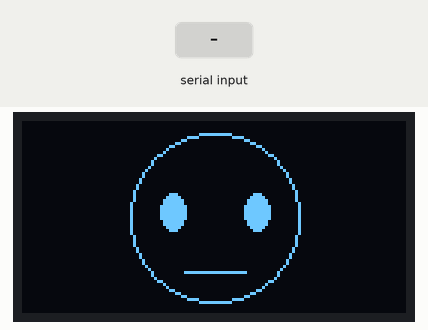
Recording of a sketch running on a simulated ESP32. Shown: 128×64 one-colour display. The inputs (shaded band) are chosen by the test bench. What the sketch prints to the serial monitor is not drawn.

Above: at 1.2 s.
1.3 s: "H" received over the second serial link
At 2.3 s:
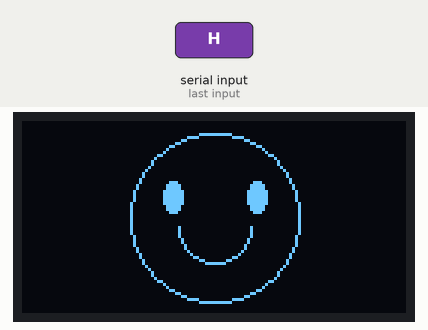
2.8 s: "Z" received over the second serial link
At 3.4 s:
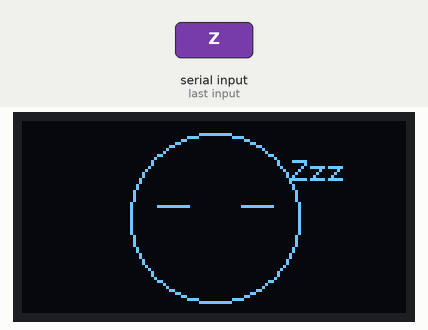
4.3 s: "D" received over the second serial link
At 5.5 s:
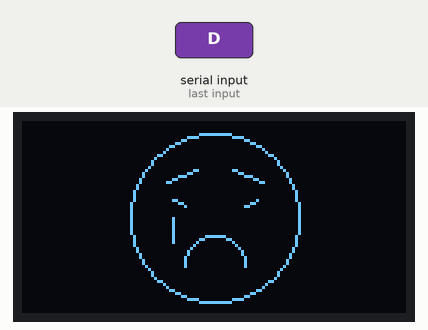
5.8 s: "G" received over the second serial link
At 6.9 s:
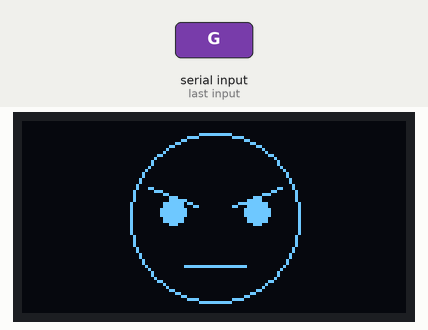
8.8 s: "E" received over the second serial link
At 9.2 s:
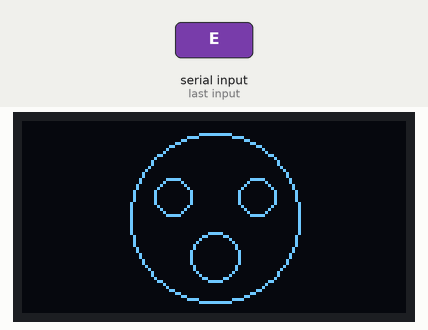
Timing chart, 0 to 11.3 s (numbered marks = the images above; inputs shaded):
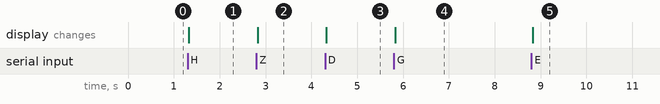

The sketch:

huminew.ino
```cpp
#include <WiFi.h>
#include <WebServer.h>
#include <U8g2lib.h>
#include "control_page.h" // ไฟล์ที่เก็บหน้า index_html

// --- การตั้งค่าจอ OLED SH1106 (SDA=21, SCL=22) ---
U8G2_SH1106_128X64_NONAME_F_HW_I2C u8g2(U8G2_R0, /* reset=*/ U8X8_PIN_NONE);

const char* ssid = "Humi_Robot";
const char* password = "12345678";
WebServer server(80);

char current_emotion = 'N'; // เก็บสถานะอารมณ์ปัจจุบัน

// --- ฟังก์ชันวาดใบหน้าอารมณ์บนจอ OLED ---
void updateDisplay() {
  u8g2.clearBuffer();
  u8g2.drawCircle(64, 32, 28); // วาดกรอบหน้าวงกลมเป็นพื้นฐาน (ถ้าไม่ชอบให้คอมเมนต์ออกได้ครับ)

  switch (current_emotion) {
    case 'H': // ยิ้ม (Happy)
      u8g2.drawFilledEllipse(50, 25, 3, 5);   // ตาซ้าย
      u8g2.drawFilledEllipse(78, 25, 3, 5);   // ตาขวา
      u8g2.drawCircle(64, 35, 12, U8G2_DRAW_LOWER_LEFT | U8G2_DRAW_LOWER_RIGHT); // ปากยิ้ม
      break;

    case 'D': // เศร้า (saD) - ปรับปรุงตามที่เทสล่าสุด
      u8g2.drawLine(48, 20, 58, 16);          // คิ้วซ้าย (ยกขึ้นตรงกลาง)
      u8g2.drawLine(80, 20, 70, 16);          // คิ้วขวา (ยกขึ้นตรงกลาง)
      u8g2.drawLine(50, 26, 54, 28);          // ตาซ้ายเฉียงลง
      u8g2.drawLine(78, 26, 74, 28);          // ตาขวาเฉียงลง
      u8g2.drawCircle(64, 48, 10, U8G2_DRAW_UPPER_LEFT | U8G2_DRAW_UPPER_RIGHT); // ปากคว่ำ
      u8g2.drawLine(50, 32, 50, 40);          // น้ำตา
      break;

    case 'G': // โกรธ (anGry)
      u8g2.drawLine(42, 22, 58, 28);          // คิ้วซ้ายเฉียงลงหาจมูก
      u8g2.drawLine(86, 22, 70, 28);          // คิ้วขวาเฉียงลงหาจมูก
      u8g2.drawFilledEllipse(50, 30, 4, 4);   // ตาซ้าย
      u8g2.drawFilledEllipse(78, 30, 4, 4);   // ตาขวา
      u8g2.drawLine(54, 48, 74, 48);          // ปากเม้มตรง
      break;

    case 'E': // ตกใจ (Excited/Shock)
      u8g2.drawCircle(50, 25, 6);             // ตาโตซ้าย
      u8g2.drawCircle(78, 25, 6);             // ตาโตขวา
      u8g2.drawCircle(64, 45, 8);             // ปากอ้าวงกลม
      break;

    case 'Z': // หลับ (Sleepy)
      u8g2.drawLine(45, 28, 55, 28);          // หลับตาซ้าย
      u8g2.drawLine(73, 28, 83, 28);          // หลับตาขวา
      u8g2.setFont(u8g2_font_6x10_tf);        // เปลี่ยนฟอนต์เล็กน้อยสำหรับ Zzz
      u8g2.drawStr(90, 20, "Zzz");
      break;

    default: // หน้าปกติ (Normal)
      u8g2.drawFilledEllipse(50, 30, 4, 6);
      u8g2.drawFilledEllipse(78, 30, 4, 6);
      u8g2.drawLine(54, 50, 74, 50);          // ปากตรงปกติ
      break;
  }
  u8g2.sendBuffer();
}

void setup() {
  // Serial สำหรับดูผ่านคอมพิวเตอร์ (Debug)
  Serial.begin(115200);

  // Serial2 สำหรับคุยกับ STM32 (16:RX, 17:TX)
  Serial2.begin(115200, SERIAL_8N1, 16, 17);

  // เริ่มต้นหน้าจอ
  u8g2.begin();
  updateDisplay();

  // ตั้งค่า WiFi Access Point
  WiFi.softAP(ssid, password);
  Serial.println("--- Humi Robot System Started ---");
  Serial.print("IP Address: "); Serial.println(WiFi.softAPIP());

  // เส้นทางสำหรับหน้าเว็บหลัก
  server.on("/", []() {
    server.send(200, "text/html", index_html);
    Serial.println("Client accessed Web Page");
  });

  // เส้นทางรับคำสั่งควบคุม (F, B, L, R, S, A, M, V0-V100)
  server.on("/control", []() {
    if (server.hasArg("cmd")) {
      String cmd = server.arg("cmd");

      // ส่งคำสั่งไปที่ STM32 ทันที
      Serial2.print(cmd);

      // แสดงผลบน Serial Monitor เพื่อเช็คความถูกต้อง
      Serial.print("Web Command Sent -> STM32: ");
      Serial.println(cmd);
    }
    server.send(200, "text/plain", "OK");
  });

  server.begin();
}

void loop() {
  server.handleClient();

  // รับรหัสอารมณ์จาก STM32 เพื่อเปลี่ยนหน้าจอ
  if (Serial2.available()) {
    char incoming = (char)Serial2.read();

    // ตรวจสอบว่าเป็นรหัสอารมณ์ที่กำหนดไว้หรือไม่
    if (strchr("HGDENZ", incoming)) {
      current_emotion = incoming;
      Serial.print("Emotion Received: "); Serial.println(current_emotion);
      updateDisplay();
    }
  }
}
```

control_page.h
```cpp
const char index_html[] PROGMEM = R"rawliteral(
<!DOCTYPE html>
<html>
<head>
    <meta charset="UTF-8">
    <meta name="viewport" content="width=device-width, initial-scale=1.0, maximum-scale=1.0, user-scalable=no">
    <style>
        :root {
            --bg: #0d1117;
            --card: #161b22;
            --text: #c9d1d9;
            --accent: #58a6ff;
            --auto-color: #a371f7;
            --joy-bg: #21262d;
            --status-ok: #3fb950;
        }

        * {
            -webkit-tap-highlight-color: transparent;
            -webkit-touch-callout: none;
            -webkit-user-select: none;
            -web-kit-user-select: none;
            user-select: none;
            box-sizing: border-box;
        }

        body {
            font-family: -apple-system, BlinkMacSystemFont, 'Segoe UI', Roboto, sans-serif;
            background-color: var(--bg);
            color: var(--text);
            margin: 0;
            display: flex;
            flex-direction: column;
            align-items: center;
            height: 100vh;
            overflow: hidden;
        }

        header {
            width: 100%;
            padding: 15px 0;
            background-color: var(--card);
            border-bottom: 1px solid #30363d;
            text-align: center;
        }

        .logo{ margin:0; font-size:22px; letter-spacing:1px; font-weight:700; }
        .logo span{ color: var(--accent); text-shadow:0 0 8px rgba(88,166,255,0.8); }
        .status-bar { font-size: 11px; color: #8b949e; margin-top: 4px; }
        .mode-container { margin: 15px 0; display: flex; gap: 10px; }

        .mode-btn {
            width: 130px; height: 42px;
            font-size: 13px; font-weight: bold;
            border-radius: 20px; border: 2px solid transparent;
            background-color: var(--joy-bg); color: #8b949e;
            transition: 0.3s; cursor: pointer;
        }

        .mode-btn.active.manual { border-color: var(--accent); color: var(--accent); background: rgba(88,166,255,0.1); }
        .mode-btn.active.auto { border-color: var(--auto-color); color: var(--auto-color); background: rgba(163,113,247,0.1); }

        .joystick-container { flex-grow: 1; display: flex; align-items: center; justify-content: center; width: 100%; }

        .d-pad {
            display: grid;
            grid-template-columns: repeat(3, 80px);
            grid-template-rows: repeat(3, 80px);
            gap: 15px;
            background: radial-gradient(circle,#21262d,#0d1117);
            padding: 22px; border-radius: 50%;
            border: 1px solid #30363d;
            box-shadow: inset 0 0 20px rgba(0,0,0,0.8), 0 0 25px rgba(0,0,0,0.5);
        }

        .joy-btn {
            background:linear-gradient(145deg,#1f2933,#11161b);
            border: 1px solid #30363d; border-radius: 20px;
            color: #c9d1d9; font-size: 30px;
            display: flex; align-items: center; justify-content: center;
            transition: 0.1s; cursor: pointer;
        }

        .joy-btn:active, .joy-btn.pressing {
            background: var(--accent); color: white;
            transform: scale(0.92); box-shadow: 0 0 15px var(--accent);
        }

        .joy-btn.fwd { grid-column: 2; grid-row: 1; }
        .joy-btn.lft { grid-column: 1; grid-row: 2; }
        .joy-btn.stop-center { grid-column: 2; grid-row: 2; font-size: 12px; font-weight: bold; background: #0d1117; border-radius: 50%; border: 2px solid #30363d; }
        .joy-btn.rgt { grid-column: 3; grid-row: 2; }
        .joy-btn.bwd { grid-column: 2; grid-row: 3; }

        .slider-card { width: 90%; max-width: 400px; background-color: var(--card); border-radius: 24px; padding: 20px; margin-bottom: 30px; border: 1px solid #30363d; }
        .slider-header { display: flex; justify-content: space-between; margin-bottom: 12px; font-size: 14px; }
        .slider-value { color: var(--accent); font-weight: bold; }

        input[type=range] { -webkit-appearance: none; width: 100%; height: 8px; background: #21262d; border-radius: 5px; outline: none; }
        input[type=range]::-webkit-slider-thumb { -webkit-appearance: none; width: 30px; height: 30px; background: var(--accent); border-radius: 50%; border: 4px solid var(--card); box-shadow: 0 0 12px var(--accent); }

        .hidden { display: none !important; }
        #autoPanel { flex-grow: 1; display: flex; flex-direction: column; align-items: center; justify-content: center; }
        .pulse-icon { font-size: 70px; color: var(--auto-color); animation: pulse 2s infinite; }

        @keyframes pulse {
            0% { opacity: 0.5; transform: scale(0.9); }
            50% { opacity: 1; transform: scale(1.1); }
            100% { opacity: 0.5; transform: scale(0.9); }
        }
    </style>
</head>
<body oncontextmenu="return false;">

<header>
    <h1 class="logo">Humi <span>Robot</span></h1>
    <div class="status-bar">
        SYSTEM: <span id="conn" style="color: var(--status-ok);">READY</span> |
        MODE: <span id="curModeDisplay">MANUAL</span>
    </div>
</header>

<div class="mode-container">
    <button id="btnManual" class="mode-btn manual active" onclick="setMode('manual')">MANUAL</button>
    <button id="btnAuto" class="mode-btn auto" onclick="setMode('auto')">AUTO (LINE)</button>
</div>

<div id="manualPanel" class="joystick-container">
    <div class="d-pad">
        <button class="joy-btn fwd" ontouchstart="startMove('F', this)" ontouchend="stopMove(this)" onmousedown="startMove('F', this)" onmouseup="stopMove(this)">▲</button>
        <button class="joy-btn lft" ontouchstart="startMove('L', this)" ontouchend="stopMove(this)" onmousedown="startMove('L', this)" onmouseup="stopMove(this)">◀</button>
        <div class="joy-btn stop-center" onclick="fetch('/control?cmd=S')">STOP</div>
        <button class="joy-btn rgt" ontouchstart="startMove('R', this)" ontouchend="stopMove(this)" onmousedown="startMove('R', this)" onmouseup="stopMove(this)">▶</button>
        <button class="joy-btn bwd" ontouchstart="startMove('B', this)" ontouchend="stopMove(this)" onmousedown="startMove('B', this)" onmouseup="stopMove(this)">▼</button>
    </div>
</div>

<div id="autoPanel" class="hidden">
    <div class="pulse-icon">⊙</div>
    <h3 style="color: var(--auto-color); margin-top: 15px;">LINE FOLLOWER ACTIVE</h3>
    <p style="font-size: 13px; color: #8b949e;">Processing IR Sensor Data...</p>
</div>

<div class="slider-card">
    <div class="slider-header">
        <span>Engine Power (PWM)</span>
        <span class="slider-value" id="speedVal">50</span>
    </div>
    <input type="range" min="0" max="100" value="50"
        onchange="updateSpeed(this.value)"
        oninput="document.getElementById('speedVal').innerText=this.value">
</div>

<script>
let currentMode = 'manual';

function setMode(mode) {
    currentMode = mode;
    document.getElementById('btnManual').classList.toggle('active', mode === 'manual');
    document.getElementById('btnAuto').classList.toggle('active', mode === 'auto');
    document.getElementById('manualPanel').classList.toggle('hidden', mode === 'auto');
    document.getElementById('autoPanel').classList.toggle('hidden', mode === 'manual');
    document.getElementById('curModeDisplay').innerText = mode.toUpperCase();

    let cmd = (mode === 'manual') ? 'M' : 'A';
    fetch('/control?cmd=' + cmd);
}

function startMove(cmd, btn) {
    if (currentMode !== 'manual') return;
    btn.classList.add('pressing');
    fetch(`/control?cmd=${cmd}`);
}

function stopMove(btn) {
    if (currentMode !== 'manual') return;
    btn.classList.remove('pressing');
    fetch('/control?cmd=S');
}

function updateSpeed(v) {
    // แก้ไขให้ส่งไปที่ /control พร้อมค่า V เพื่อให้ STM32 รับทราบ
    fetch(`/control?cmd=V${v}`);
}

// ป้องกันการ Scroll หน้าจอขณะเล่น
document.body.addEventListener('touchmove', function(e) {
    if(e.target.type !== 'range') e.preventDefault();
}, {passive: false});
</script>

</body>
</html>
)rawliteral";
```

Measured:
- after the input at 1.3 s, the display: changes at once (image 1)
- after the input at 2.8 s, the display: changes at once (image 2)
- after the input at 4.3 s, the display: changes at once (image 3)
- after the input at 5.8 s, the display: changes at once (image 4)
- after the input at 8.8 s, the display: changes at once (image 5)
